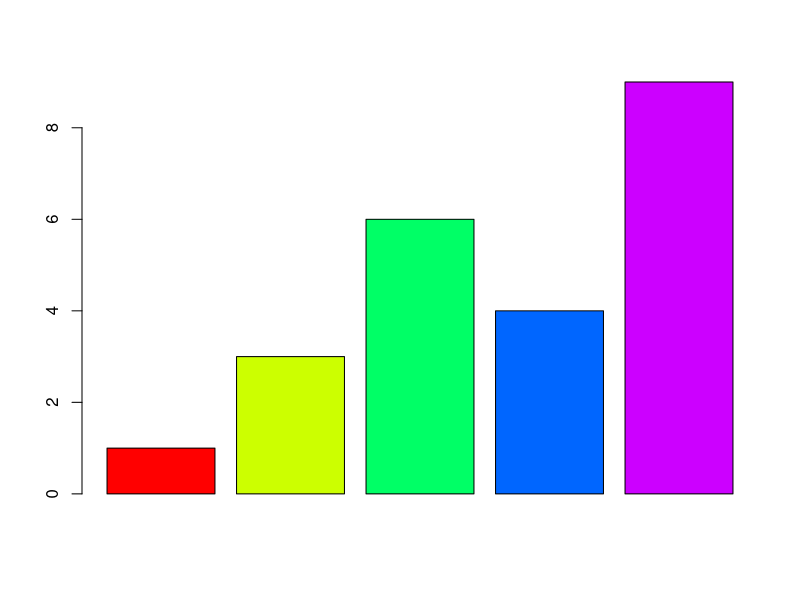

This chart was generated by the following R code:
## ---- chunk 1
knitr::opts_chunk$set(echo = TRUE)
## ---- chunk 2
# Sample code to illustrate R code highlighting
summary(cars)
## ---- chunk 3
# Define the cars vector with 5 values
cars <- c(1, 3, 6, 4, 9)

# Graph cars
barplot(cars, col=rainbow(5))
